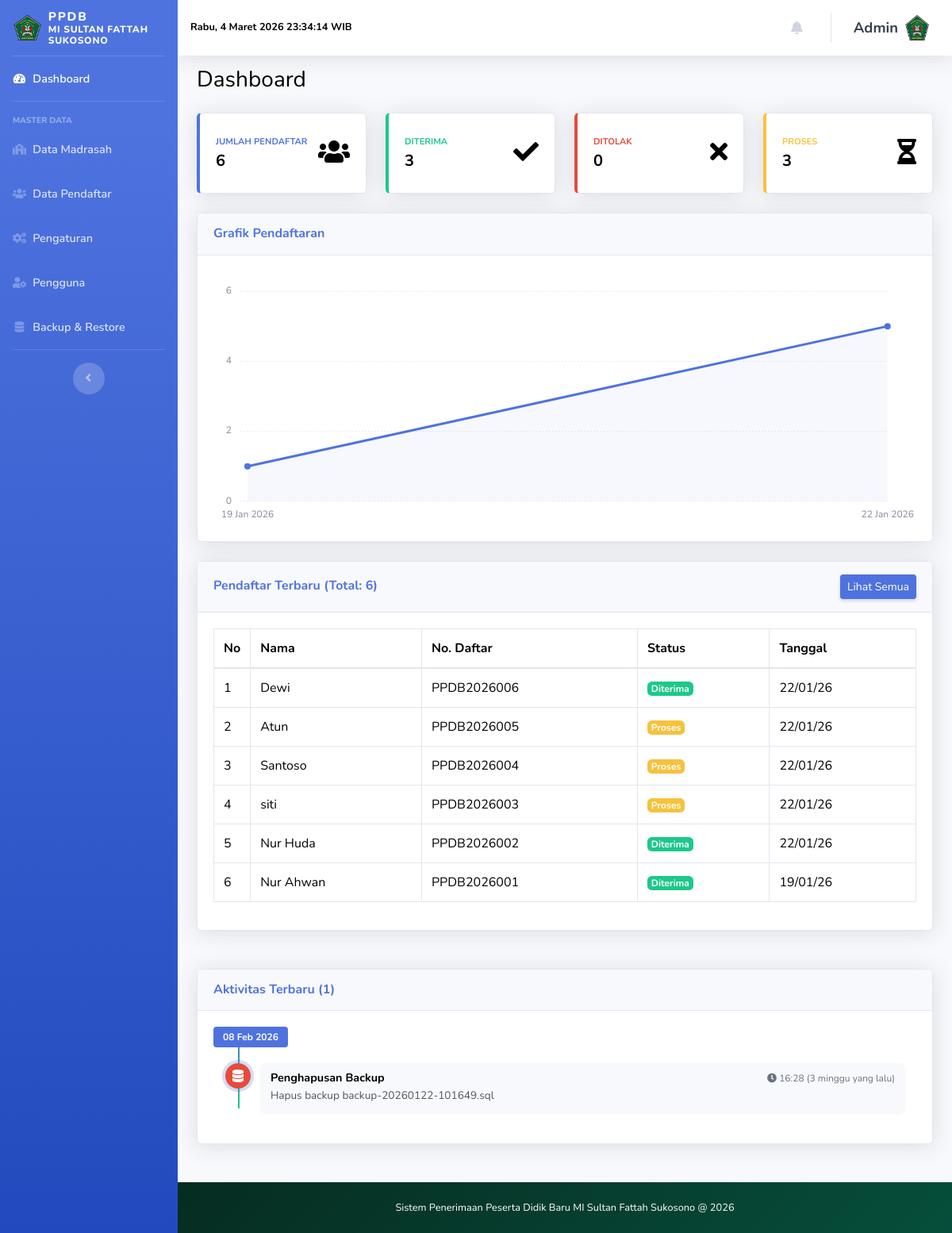
The app's page /admin/dashboard (signed in), older data.
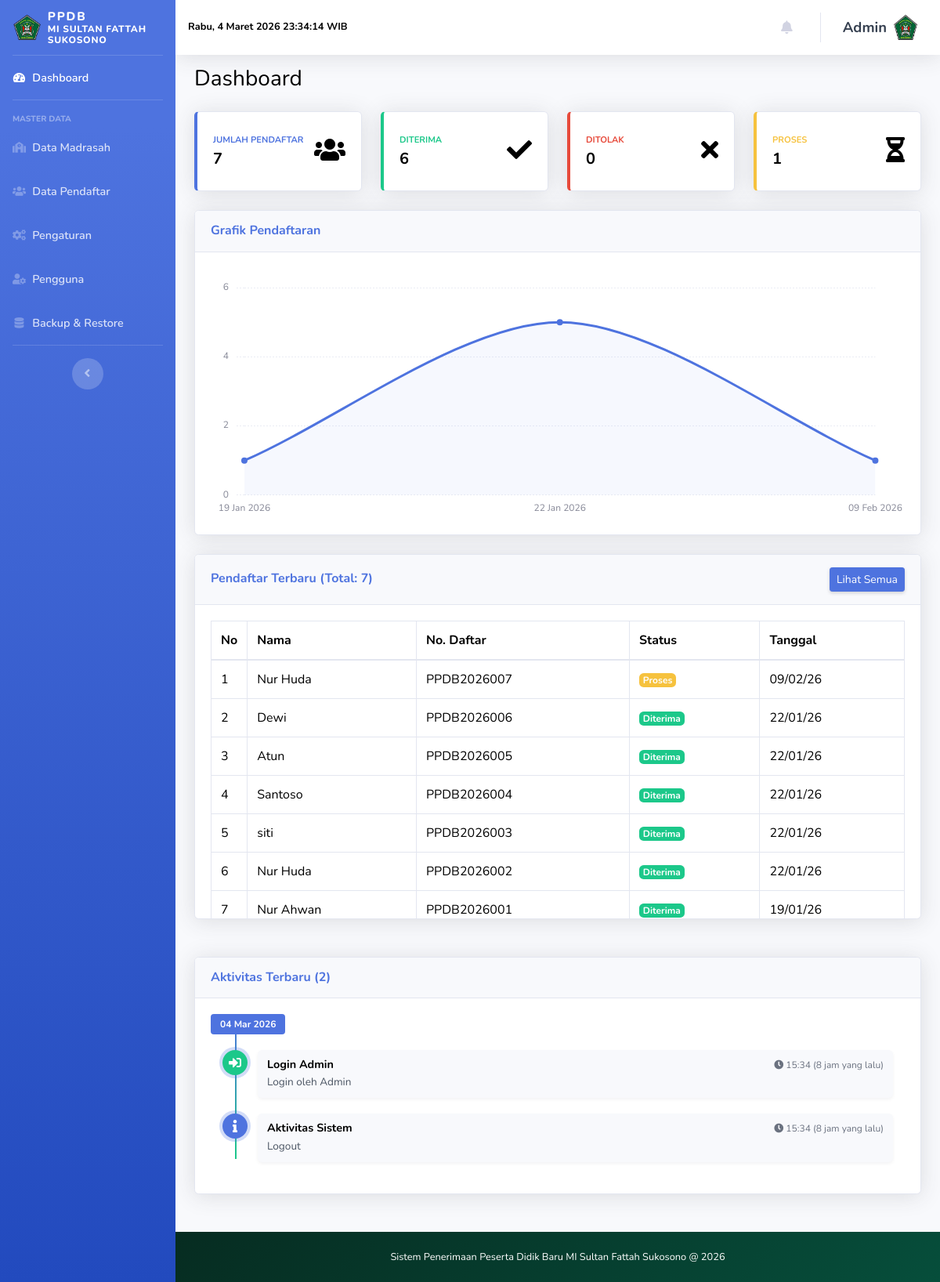
The same page, newer data.
### tables this page shows
CREATE TABLE `madrasah` (
  `id` int unsigned NOT NULL AUTO_INCREMENT,
  `nama` varchar(150) NOT NULL,
  `alamat` text,
  `email` varchar(100) DEFAULT NULL,
  `website` varchar(100) DEFAULT NULL,
  `hp_kepala` varchar(30) DEFAULT NULL,
  `hp_panitia` varchar(30) DEFAULT NULL,
  `logo` varchar(255) DEFAULT NULL,
  `nama_panitia` varchar(150) DEFAULT NULL,
  PRIMARY KEY (`id`)
);

CREATE TABLE `users` (
  `id` int unsigned NOT NULL AUTO_INCREMENT,
  `foto` varchar(255) DEFAULT NULL,
  `username` varchar(50) NOT NULL,
  `password` varchar(255) NOT NULL,
  `created_at` datetime NOT NULL DEFAULT CURRENT_TIMESTAMP,
  PRIMARY KEY (`id`),
  UNIQUE KEY `username` (`username`)
);

CREATE TABLE `pendaftar` (
  `id` int unsigned NOT NULL AUTO_INCREMENT,
  `no_pendaftaran` varchar(30) NOT NULL,
  `nama_lengkap` varchar(150) NOT NULL,
  `nik` varchar(50) NOT NULL,
  `kk` varchar(50) NOT NULL,
  `jenis_kelamin` varchar(20) NOT NULL,
  `tempat_lahir` varchar(100) NOT NULL,
  `tanggal_lahir` date NOT NULL,
  `alamat` text NOT NULL,
  `status_keluarga` varchar(50) DEFAULT NULL,
  `anak_ke` int DEFAULT NULL,
  `jumlah_saudara` int DEFAULT NULL,
  `asal_tk` varchar(150) DEFAULT NULL,
  `nama_ayah` varchar(150) NOT NULL,
  `nama_ibu` varchar(150) NOT NULL,
  `pekerjaan_ayah` varchar(100) DEFAULT NULL,
  `pekerjaan_ibu` varchar(100) DEFAULT NULL,
  `nama_wali` varchar(150) DEFAULT NULL,
  `pekerjaan_wali` varchar(100) DEFAULT NULL,
  `email` varchar(100) DEFAULT NULL,
  `hp` varchar(30) NOT NULL,
  `kip` varchar(10) NOT NULL,
  `pkh` varchar(10) NOT NULL,
  `status_daftar` enum('proses','diterima','ditolak') NOT NULL DEFAULT 'proses',
  `created_at` datetime NOT NULL,
  PRIMARY KEY (`id`),
  UNIQUE KEY `no_pendaftaran` (`no_pendaftaran`)
);

CREATE TABLE `activity_logs` (
  `id` int unsigned NOT NULL AUTO_INCREMENT,
  `user_id` int unsigned DEFAULT NULL,
  `action` varchar(50) NOT NULL,
  `message` text,
  `created_at` datetime NOT NULL DEFAULT CURRENT_TIMESTAMP,
  PRIMARY KEY (`id`),
  KEY `created_at` (`created_at`),
  KEY `action` (`action`),
  KEY `user_id` (`user_id`)
);

### config.php (called while the page is built, shortened)
<?php
$db_host = 'localhost';
$db_user = 'root';
$db_pass = '';
$db_name = 'ppdb_2026';
$mysqli = new mysqli($db_host, $db_user, $db_pass, $db_name);
$mysqli->set_charset('utf8mb4');
function base_url(string $path = ''): string
{
    $base = rtrim('http://localhost/ppdb_2026', '/');
    return $base . '/' . ltrim($path, '/');
}
function esc($value): string
{
    if (is_scalar($value)) {
        return htmlspecialchars((string)$value, ENT_QUOTES, 'UTF-8');
    }
    return '';
}
function is_logged_in(): bool
{
    return isset($_SESSION['user_id']);
}
function current_user(): ?array
{
    global $mysqli;
    $stmt = $mysqli->prepare('SELECT id, username, foto FROM users WHERE id = ? LIMIT 1');
    $stmt->bind_param('i', $_SESSION['user_id']);
    $stmt->execute();
    $result = $stmt->get_result();
    $cachedUser = $result->fetch_assoc() ?: null;
    return $cachedUser;
}

### admin/pages/dashboard.php (the view, shortened to what the rows shown need)
<?php
if (!function_exists('time_ago_id')) {
    function time_ago_id(string $datetime): string
    {
        $tz = new DateTimeZone('Asia/Jakarta');
        $time = new DateTime($datetime, $tz);
        $now = new DateTime('now', $tz);
        $diff = $now->getTimestamp() - $time->getTimestamp();
        $hour = 3600;
        $day = 86400;
        $week = 604800;
        if ($diff < $day) {
            $value = floor($diff / $hour);
            return $value . ' jam yang lalu';
        }
        $value = floor($diff / $week);
        return $value . ' minggu yang lalu';
    }
}
$activity_logs = [];
if ($result = $mysqli->query('SELECT id, user_id, action, message, created_at FROM activity_logs ORDER BY created_at DESC LIMIT 10')) {
    while ($row = $result->fetch_assoc()) {
        $activity_logs[] = $row;
    }
}
$recent_registrants = [];
if ($res_recent = $mysqli->query("SELECT nama_lengkap, no_pendaftaran, status_daftar, created_at FROM pendaftar ORDER BY created_at DESC LIMIT 20")) {
    while ($row_recent = $res_recent->fetch_assoc()) {
        $recent_registrants[] = $row_recent;
    }
}
?>
<div class="container-fluid">
    <div class="d-sm-flex align-items-center justify-content-between mb-4">
        <h1 class="h3 mb-0 text-gray-800">Dashboard</h1>
    </div>
    <div class="row">
        <div class="col-xl-12 mb-4">
            <div class="card shadow mb-4">
                <div class="card-body recent-registrants-scroll">
                    <?php if (empty($recent_registrants)): ?>
                        <p class="text-center text-muted my-3">Belum ada pendaftar.</p>
                    <?php else: ?>
                        <div class="table-responsive">
                            <table class="table table-bordered table-hover" width="100%" cellspacing="0">
                                <thead>
                                    <tr>
                                        <th style="width: 5%">No</th>
                                        <th>Nama</th>
                                        <th>No. Daftar</th>
                                        <th>Status</th>
                                        <th>Tanggal</th>
                                    </tr>
                                </thead>
                                <tbody>
                                    <?php $i = 1; foreach ($recent_registrants as $reg): ?>
                                    <tr>
                                        <td><?= $i++; ?></td>
                                        <td><?= esc($reg['nama_lengkap']); ?></td>
                                        <td><?= esc($reg['no_pendaftaran']); ?></td>
                                        <td>
                                            <?php if ($reg['status_daftar'] == 'diterima'): ?>
                                                <span class="badge badge-success">Diterima</span>
                                            <?php elseif ($reg['status_daftar'] == 'ditolak'): ?>
                                                <span class="badge badge-danger">Ditolak</span>
                                            <?php else: ?>
                                                <span class="badge badge-warning">Proses</span>
                                            <?php endif; ?>
                                        </td>
                                        <td><?= date('d/m/y', strtotime($reg['created_at'])); ?></td>
                                    </tr>
                                    <?php endforeach; ?>
                                </tbody>
                            </table>
                        </div>
                    <?php endif; ?>
                </div>
            </div>
        </div>
        <div class="col-xl-12 mb-4">
            <div class="card shadow mb-4">
                <div class="card-body activity-scroll">
                    <?php if (empty($activity_logs)): ?>
                        <p class="mb-0 text-muted">Belum ada aktivitas tercatat dalam 24 jam terakhir.</p>
                    <?php else: ?>
                        <div class="timeline">
                            <?php
                            $current_date_label = null;
                            foreach ($activity_logs as $log):
                                $timestamp = strtotime($log['created_at']);
                                $date_label = date('d M Y', $timestamp);
                                $time_label = date('H:i', $timestamp);
                                $time_ago = time_ago_id($log['created_at']);
                                $icon = 'fas fa-info';
                                $bg = 'bg-primary';
                                $title = 'Aktivitas Sistem';
                                if ($log['action'] === 'login') {
                                    $icon = 'fas fa-sign-in-alt';
                                    $bg = 'bg-success';
                                    $title = 'Login Admin';
                                } elseif ($log['action'] === 'pendaftaran_baru' || $log['action'] === 'submit_pendaftaran') {
                                    $icon = 'fas fa-user-plus';
                                    $bg = 'bg-success';
                                    $title = 'Pendaftaran Baru';
                                } elseif ($log['action'] === 'update_pendaftar_status') {
                                    $icon = 'fas fa-user-check';
                                    $bg = 'bg-info';
                                    $title = 'Perubahan Status Pendaftar';
                                } elseif ($log['action'] === 'delete_pendaftar' || $log['action'] === 'delete_pendaftar_bulk') {
                                    $icon = 'fas fa-user-times';
                                    $bg = 'bg-danger';
                                    $title = 'Penghapusan Data Pendaftar';
                                } elseif ($log['action'] === 'create_user' || $log['action'] === 'update_user') {
                                    $icon = 'fas fa-user-cog';
                                    $bg = 'bg-warning';
                                    $title = 'Pengaturan Pengguna';
                                } elseif ($log['action'] === 'update_madrasah') {
                                    $icon = 'fas fa-school';
                                    $bg = 'bg-primary';
                                    $title = 'Pengaturan Madrasah';
                                } elseif ($log['action'] === 'delete_backup') {
                                    $icon = 'fas fa-database';
                                    $bg = 'bg-danger';
                                    $title = 'Penghapusan Backup';
                                }
                            ?>
                                <?php if ($date_label !== $current_date_label): ?>
                                    <div class="time-label">
                                        <span class="bg-primary"><?= esc($date_label); ?></span>
                                    </div>
                                    <?php $current_date_label = $date_label; ?>
                                <?php endif; ?>
                                <div>
                                    <i class="<?= esc($icon); ?> <?= esc($bg); ?>"></i>
                                    <div class="timeline-item">
                                        <span class="time">
                                            <i class="fas fa-clock"></i>
                                            <?= esc($time_label); ?> (<?= esc($time_ago); ?>)
                                        </span>
                                        <h3 class="timeline-header"><?= esc($title); ?></h3>
                                        <div class="timeline-body">
                                            <?php if (!empty($log['message'])): ?>
                                                <?= esc($log['message']); ?>
                                            <?php else: ?>
                                                Aktivitas tercatat.
                                            <?php endif; ?>
                                        </div>
                                    </div>
                                </div>
                            <?php endforeach; ?>
                        </div>
                    <?php endif; ?>
                </div>
            </div>
        </div>
    </div>
</div>

### admin/template/header.php (shortened to what the rows shown need)
<?php
require_once __DIR__ . '/../../config.php';
$madrasah_logo = '';
if ($result = $mysqli->query('SELECT nama, logo FROM madrasah LIMIT 1')) {
    if ($row = $result->fetch_assoc()) {
        $madrasah_nama = $row['nama'];
        $madrasah_logo = isset($row['logo']) ? (string)$row['logo'] : '';
    }
}
$user = current_user();
?>
<!DOCTYPE html>
<html lang="id">
<head>
    <link href="../assets/vendor/fontawesome-free/css/all.min.css" rel="stylesheet" type="text/css">
    <link href="../assets/css/sb-admin-2.min.css" rel="stylesheet">
    <link href="https://cdn.datatables.net/1.13.6/css/dataTables.bootstrap4.min.css" rel="stylesheet">
    <link href="https://cdn.datatables.net/buttons/2.4.1/css/buttons.bootstrap4.min.css" rel="stylesheet">
    <link href="../assets/css/custom.css" rel="stylesheet">
</head>
<body id="page-top">
    <div id="wrapper">
        <?php include __DIR__ . '/sidebar.php'; ?>
        <div id="content-wrapper" class="d-flex flex-column">
            <div id="content">
                <nav class="navbar navbar-expand navbar-light bg-white topbar topbar-fixed shadow">
                    <ul class="navbar-nav ml-auto">
                        <li class="nav-item dropdown no-arrow">
                            <a class="nav-link dropdown-toggle" href="#" id="userDropdown" role="button"
                                data-toggle="dropdown" aria-haspopup="true" aria-expanded="false">
                                <span
                                    class="mr-2 d-none d-lg-inline topbar-user-name"><?= esc($user['username'] ?? 'Admin'); ?></span>
                                <img class="img-profile"
                                    src="<?= esc(isset($user['foto']) && $user['foto'] !== '' ? base_url('uploads/' . $user['foto']) : 'https://via.placeholder.com/60'); ?>">
                            </a>
                        </li>
                    </ul>
                </nav>

### admin/template/sidebar.php (shortened to what the rows shown need)
<ul class="navbar-nav bg-gradient-primary sidebar sidebar-dark accordion" id="accordionSidebar">
    <a class="sidebar-brand d-flex align-items-center justify-content-start" href="<?= base_url('admin/dashboard'); ?>">
        <?php if (!empty($madrasah_logo)): ?>
            <img src="<?= esc(base_url('uploads/' . $madrasah_logo)); ?>" alt="Logo" style="height:32px" class="mr-2">
        <?php else: ?>
            <div class="sidebar-brand-icon rotate-n-15">
                <i class="fas fa-graduation-cap"></i>
            </div>
        <?php endif; ?>
        <?php
        $sidebar_app_name = 'PPDB';
        $madrasah_line_top = $madrasah_nama;
        $madrasah_line_bottom = '';
        if (stripos($madrasah_nama, 'MI SULTAN FATTAH SUKOSONO') !== false) {
            $madrasah_line_top = 'MI SULTAN FATTAH';
            $madrasah_line_bottom = 'SUKOSONO';
        } else {
            $last_space_pos = strrpos($madrasah_nama, ' ');
            if ($last_space_pos !== false) {
                $madrasah_line_top = substr($madrasah_nama, 0, $last_space_pos);
                $madrasah_line_bottom = substr($madrasah_nama, $last_space_pos + 1);
            }
        }
        ?>
        <div class="sidebar-brand-text mx-0 text-left">
            <div class="sidebar-app-name"><?= esc($sidebar_app_name); ?></div>
            <div class="sidebar-school-name"><?= esc($madrasah_line_top); ?></div>
            <?php if ($madrasah_line_bottom !== ''): ?>
                <div class="sidebar-school-name"><?= esc($madrasah_line_bottom); ?></div>
            <?php endif; ?>
        </div>
    </a>
</ul>

Row changes from the older to the newer data that the page shows:
removed activity_logs: created_at "08 Feb 2026", created_at "16:28", created_at "3 minggu yang lalu", action "Penghapusan Backup", message "Hapus backup backup-20260122-101649.sql"
added pendaftar: nama_lengkap "Nur Huda", no_pendaftaran "PPDB2026007", status_daftar "Proses", created_at "09/02/26"
changed pendaftar "Atun": status_daftar "Proses" → "Diterima"
changed pendaftar "Santoso": status_daftar "Proses" → "Diterima"
changed pendaftar "siti": status_daftar "Proses" → "Diterima"
added activity_logs: created_at "04 Mar 2026", created_at "15:34", created_at "8 jam yang lalu", action "Login Admin", message "Login oleh Admin"
added activity_logs: created_at "15:34", created_at "8 jam yang lalu", title "Aktivitas Sistem", message "Logout"
Text that changed along with them:
$total: "6" → "7"
$diterima: "3" → "6"
$proses: "3" → "1"
chart data {{ json_encode($chart_data) }}: ["1","5"] → ["1","5","1"]
$activity_count: "1" → "2"
